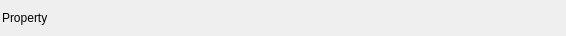
<?xml version="1.0" encoding="UTF-8"?>
<ui version="4.0">
 <class>UnknownWidget</class>
 <widget class="QWidget" name="UnknownWidget">
  <property name="geometry">
   <rect>
    <x>0</x>
    <y>0</y>
    <width>566</width>
    <height>36</height>
   </rect>
  </property>
  <layout class="QHBoxLayout" name="horizontalLayout">
   <property name="spacing">
    <number>5</number>
   </property>
   <property name="margin">
    <number>2</number>
   </property>
   <item>
    <widget class="QLabel" name="label">
     <property name="text">
      <string>Property</string>
     </property>
    </widget>
   </item>
  </layout>
 </widget>
 <resources/>
 <connections/>
</ui>
